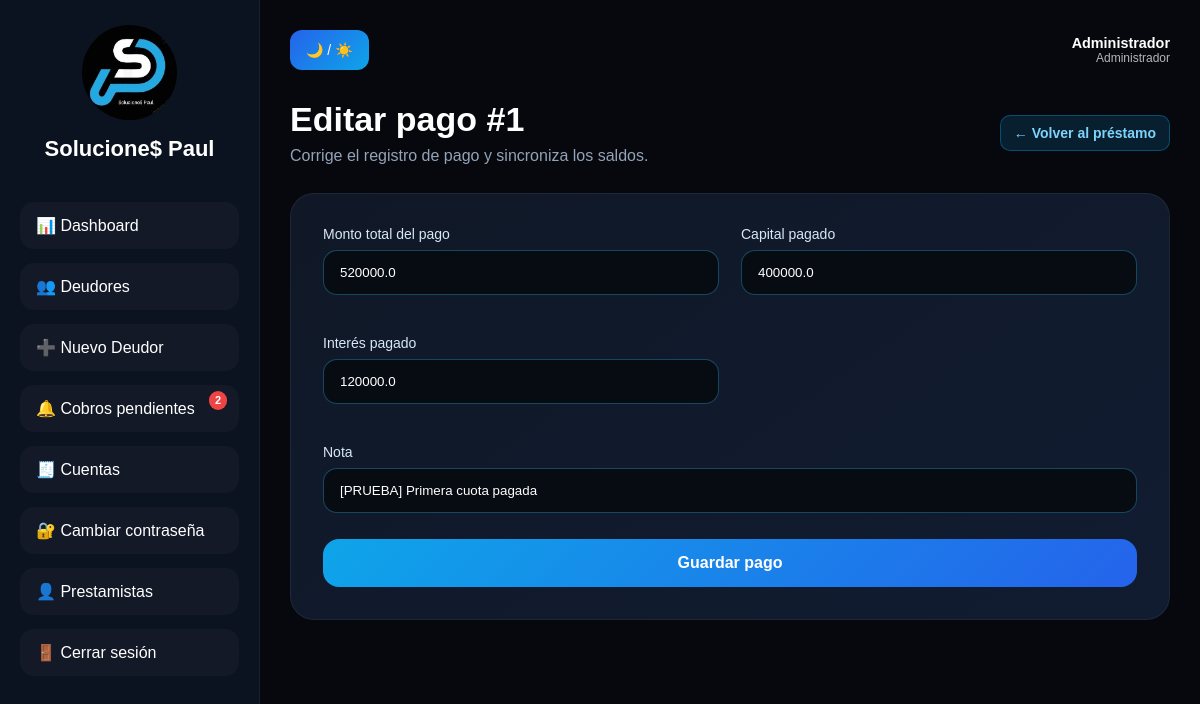
Screenshot of /pago/editar/1 (signed in) with the database file from the repository.
### models.py (models this page shows)
class Usuario(db.Model, UserMixin):
    __tablename__ = "usuarios"
    id = db.Column(db.Integer, primary_key=True)
    nombre = db.Column(db.String(100), nullable=False)
    usuario = db.Column(db.String(80), unique=True, nullable=False)
    password_hash = db.Column(db.String(255), nullable=False)
    rol = db.Column(db.String(20), nullable=False, default="prestamista")
    activo = db.Column(db.Boolean, nullable=False, default=True)
    creado_en = db.Column(db.DateTime, default=datetime.utcnow)
    deudores = db.relationship("Deudor", backref="propietario", lazy=True)
    cuentas = db.relationship("CuentaContable", backref="propietario", lazy=True)
    @property
    def es_admin(self):
        return self.rol == "admin"
    @property
    def is_active(self):
        return self.activo

class Pago(db.Model):
    __tablename__ = "pagos"
    id = db.Column(db.Integer, primary_key=True)
    prestamo_id = db.Column(db.Integer, db.ForeignKey("prestamos.id"), nullable=False)
    cuota_id = db.Column(db.Integer, db.ForeignKey("cuotas.id"), nullable=True)
    cuenta_destino_id = db.Column(db.Integer, db.ForeignKey("cuentas_contables.id"), nullable=True)
    tipo_pago = db.Column(db.String(50), nullable=False)
    monto = db.Column(db.Float, nullable=False)
    capital_pagado = db.Column(db.Float, default=0)
    interes_pagado = db.Column(db.Float, default=0)
    nota = db.Column(db.Text)
    fecha_pago = db.Column(db.DateTime, default=datetime.utcnow)
    cuenta_destino = db.relationship(
        "CuentaContable",
        backref="pagos_recibidos",
        foreign_keys=[cuenta_destino_id]
    )

### app.py (the view, shortened to what this page needs)
@app.route("/pago/editar/<int:pago_id>", methods=["GET", "POST"])
@login_required
def editar_pago(pago_id):
    pago = pago_visible_o_404(pago_id)
    prestamo = pago.prestamo
    cuota = pago.cuota
    return render_template("editar_pago.html", pago=pago)

### app.py (called while the page is built)
def csrf_token():
    if "_csrf_token" not in session:
        session["_csrf_token"] = secrets.token_urlsafe(32)
    return session["_csrf_token"]

@app.before_request
def validar_csrf():
    if app.config.get("TESTING"):
        return
    if request.method in ("POST", "PUT", "PATCH", "DELETE"):
        esperado = session.get("_csrf_token", "")
        recibido = request.form.get("csrf_token", "") or request.headers.get("X-CSRF-Token", "")
        if not esperado or not hmac.compare_digest(esperado, recibido):
            abort(400, description="La sesión del formulario venció. Recarga la página e inténtalo nuevamente.")

@app.after_request
def agregar_cabeceras_seguridad(response):
    response.headers["X-Content-Type-Options"] = "nosniff"
    response.headers["X-Frame-Options"] = "DENY"
    response.headers["Referrer-Policy"] = "strict-origin-when-cross-origin"
    response.headers["Permissions-Policy"] = "camera=(), microphone=(), geolocation=()"
    if app.config["SESSION_COOKIE_SECURE"]:
        response.headers["Strict-Transport-Security"] = "max-age=31536000; includeSubDomains"
    return response

@login_manager.user_loader
def load_user(user_id):
    return Usuario.query.get(int(user_id))

def pago_visible_o_404(pago_id):
    query = Pago.query.join(Prestamo).join(Deudor).filter(Pago.id == pago_id)
    if not current_user.es_admin:
        query = query.filter(Deudor.usuario_id == current_user.id)
    return query.first_or_404()

def obtener_cuotas_urgentes():
    hoy = date.today()
    manana = hoy + timedelta(days=1)
    query = Cuota.query.join(Prestamo).join(Deudor)
    if not current_user.es_admin:
        query = query.filter(Deudor.usuario_id == current_user.id)
    cuotas_urgentes = query.filter(
        Cuota.estado.notin_(["pagada"]),
        (
            (Cuota.fecha_vencimiento == manana) |
            (Cuota.fecha_vencimiento == hoy) |
            (Cuota.fecha_vencimiento < hoy)
        )
    ).all()
    return hoy, manana, cuotas_urgentes

@app.context_processor
def inject_notificaciones_count():
    if current_user.is_authenticated:
        _, _, cuotas_urgentes = obtener_cuotas_urgentes()
        return {"notificaciones_count": len(cuotas_urgentes)}
    return {"notificaciones_count": 0}

@app.before_request
def preparar_base_de_datos():
    global _esquema_preparado
    if not _esquema_preparado:
        asegurar_esquema()
        crear_admin()
        asignar_datos_existentes_al_admin()
        _esquema_preparado = True

### templates/editar_pago.html (shortened to what this page needs)
{% extends "base.html" %}
{% block content %}
<section class="page-section">
    <div class="page-header">
        <div>
            <h1>Editar pago #{{ pago.id }}</h1>
            <p>Corrige el registro de pago y sincroniza los saldos.</p>
        </div>
        <a href="{{ url_for('detalle_prestamo', prestamo_id=pago.prestamo.id) }}" class="btn-small">
            ← Volver al préstamo
        </a>
    </div>
    <div class="form-card">
        <form method="POST">
            <div class="form-grid">
                <div class="form-group">
                    <label>Monto total del pago</label>
                    <input type="number" step="0.01" name="monto" value="{{ pago.monto }}" required>
                </div>
                <div class="form-group">
                    <label>Capital pagado</label>
                    <input type="number" step="0.01" name="capital_pagado" value="{{ pago.capital_pagado }}" required>
                </div>
                <div class="form-group">
                    <label>Interés pagado</label>
                    <input type="number" step="0.01" name="interes_pagado" value="{{ pago.interes_pagado }}" required>
                </div>
                <div class="form-group full">
                    <label>Nota</label>
                    <input type="text" name="nota" value="{{ pago.nota or '' }}">
                </div>
            </div>
            <button type="submit" class="btn-primary">Guardar pago</button>
        </form>
    </div>
</section>
{% endblock %}

### templates/base.html (shortened to what this page needs)
<!DOCTYPE html>
<html lang="es">
<head>
    <link rel="stylesheet" href="{{ url_for('static', filename='css/estilos.css') }}">
</head>
<body class="dark-mode">
    <div class="app-container">
        <aside class="sidebar">
            <div class="logo-area">
                <img src="{{ url_for('static', filename='img/logo.jpeg') }}" alt="Logo">
                <h2>Solucione$ Paul</h2>
            </div>
            <nav class="menu">
                <a href="{{ url_for('dashboard') }}" data-label="Dashboard">
                    📊 Dashboard
                </a>
                <a href="{{ url_for('deudores') }}" data-label="Deudores">
                    👥 Deudores
                </a>
                <a href="{{ url_for('nuevo_deudor') }}" data-label="Nuevo Deudor">
                    ➕ Nuevo Deudor
                </a>
                <a href="{{ url_for('notificaciones') }}" data-label="Notificaciones" class="nav-notif">
                    🔔 Cobros pendientes
                    {% if notificaciones_count > 0 %}
                        <span class="notif-badge">{{ notificaciones_count }}</span>
                    {% endif %}
                </a>
                <a href="{{ url_for('cuentas') }}" data-label="Cuentas">
                    🧾 Cuentas
                </a>
                <a href="{{ url_for('seguridad_perfil') }}" data-label="Seguridad">
                    🔐 Cambiar contraseña
                </a>
                {% if current_user.es_admin %}
                <a href="{{ url_for('prestamistas') }}" data-label="Prestamistas">
                    👤 Prestamistas
                </a>
                {% endif %}
                <form method="POST" action="{{ url_for('logout') }}" class="logout-form">
                    <button type="submit" data-label="Cerrar sesión">🚪 Cerrar sesión</button>
                </form>
            </nav>
        </aside>
        <main class="main-content">
            <header class="topbar">
                <button id="theme-toggle">
                    🌙 / ☀️
                </button>
                <div class="session-user">
                    <strong>{{ current_user.nombre }}</strong>
                    <span>{{ "Administrador" if current_user.es_admin else "Prestamista" }}</span>
                </div>
            </header>
            {% block content %}
            {% endblock %}
        </main>
    </div>
</body>
</html>

### static/css/estilos.css (style rules this page uses)
* { margin: 0; padding: 0; box-sizing: border-box; }
body { font-family: Arial, Helvetica, sans-serif; }
.session-user { margin-left: auto; display: flex; flex-direction: column; text-align: right; font-size: .9rem; }
.session-user span { opacity: .7; font-size: .75rem; }
.logout-form { margin: 0; }
.menu .logout-form button { width: 100%; border: 0; cursor: pointer; text-align: left; font: inherit; }
.dark-mode { background: #06080d; color: #ffffff; }
.form-group { text-align: left; margin-bottom: 18px; }
.form-group label { display: block; margin-bottom: 8px; color: #d8e8f7; font-size: 14px; }
.form-group input, .form-group textarea, .form-group select { width: 100%; padding: 14px 16px; border-radius: 14px; border: 1px solid rgba(52, 183, 235, 0.35); background: #070b12; color: #fff; outline: none; }
.btn-primary { width: 100%; border: none; padding: 15px 18px; border-radius: 16px; background: linear-gradient(135deg, #0ea5e9, #2563eb); color: white; font-weight: 700; cursor: pointer; font-size: 16px; margin-top: 8px; }
.app-container { display: flex; min-height: 100vh; }
.sidebar { width: 260px; background: #0b1220; border-right: 1px solid rgba(255,255,255,0.06); padding: 25px 20px; flex-shrink: 0; transition: width 0.3s ease; }
.logo-area { text-align: center; margin-bottom: 40px; }
.logo-area img { width: 95px; height: 95px; border-radius: 50%; object-fit: cover; margin-bottom: 12px; transition: width 0.3s, height 0.3s; }
.logo-area h2 { font-size: 22px; transition: opacity 0.2s; }
.menu { display: flex; flex-direction: column; gap: 14px; }
.menu a, .menu .logout-form button { text-decoration: none; color: white; padding: 14px 16px; border-radius: 14px; transition: background 0.3s ease; background: rgba(255,255,255,0.03); display: flex; align-items: center; gap: 10px; white-space: nowrap; overflow: hidden; }
.main-content { flex: 1; padding: 30px; min-width: 0; }
.topbar { display: flex; justify-content: flex-end; align-items: center; gap: 12px; margin-bottom: 30px; }
#theme-toggle { border: none; padding: 12px 16px; border-radius: 12px; cursor: pointer; background: linear-gradient(135deg, #2563eb, #0ea5e9); color: white; font-size: 14px; }
.page-section { width: 100%; }
.page-header { display: flex; justify-content: space-between; align-items: center; gap: 18px; margin-bottom: 28px; }
.page-header h1 { font-size: 34px; margin-bottom: 8px; }
.page-header p { color: #94a3b8; }
.btn-small { display: inline-block; text-decoration: none; padding: 9px 13px; border-radius: 10px; background: rgba(14, 165, 233, 0.15); border: 1px solid rgba(14, 165, 233, 0.35); color: #7dd3fc; font-weight: 600; font-size: 14px; }
.form-card { background: linear-gradient(145deg, #101827, #111c31); border-radius: 24px; padding: 32px; border: 1px solid rgba(255,255,255,0.06); max-width: 940px; margin-top: 20px; }
.form-grid { display: grid; grid-template-columns: repeat(2, minmax(0, 1fr)); gap: 22px; }
.form-group.full { grid-column: 1 / -1; }
.nav-notif { position: relative; }
.notif-badge { position: absolute; top: 6px; right: 12px; background: #ef4444; color: #fff; font-size: 11px; font-weight: 700; border-radius: 999px; padding: 1px 6px; line-height: 1.5; }

### rows the page displays
Usuario: nombre "Administrador", rol "Administrador"
Pago: id "1", monto "520000.0", capital_pagado "400000.0", interes_pagado "120000.0", nota "[PRUEBA] Primera cuota pagada"

### other values shown
{{ notificaciones_count }} "2"
